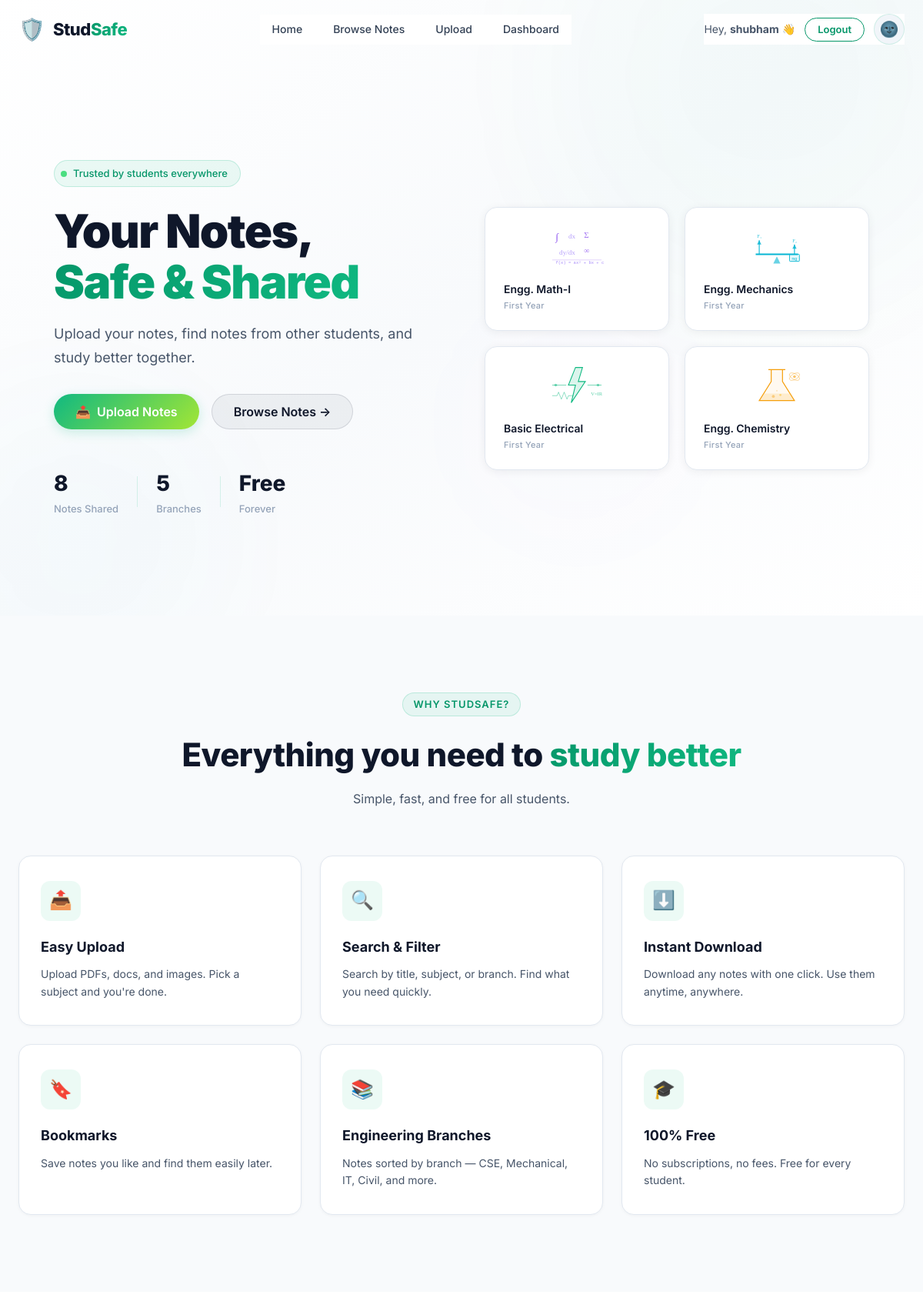
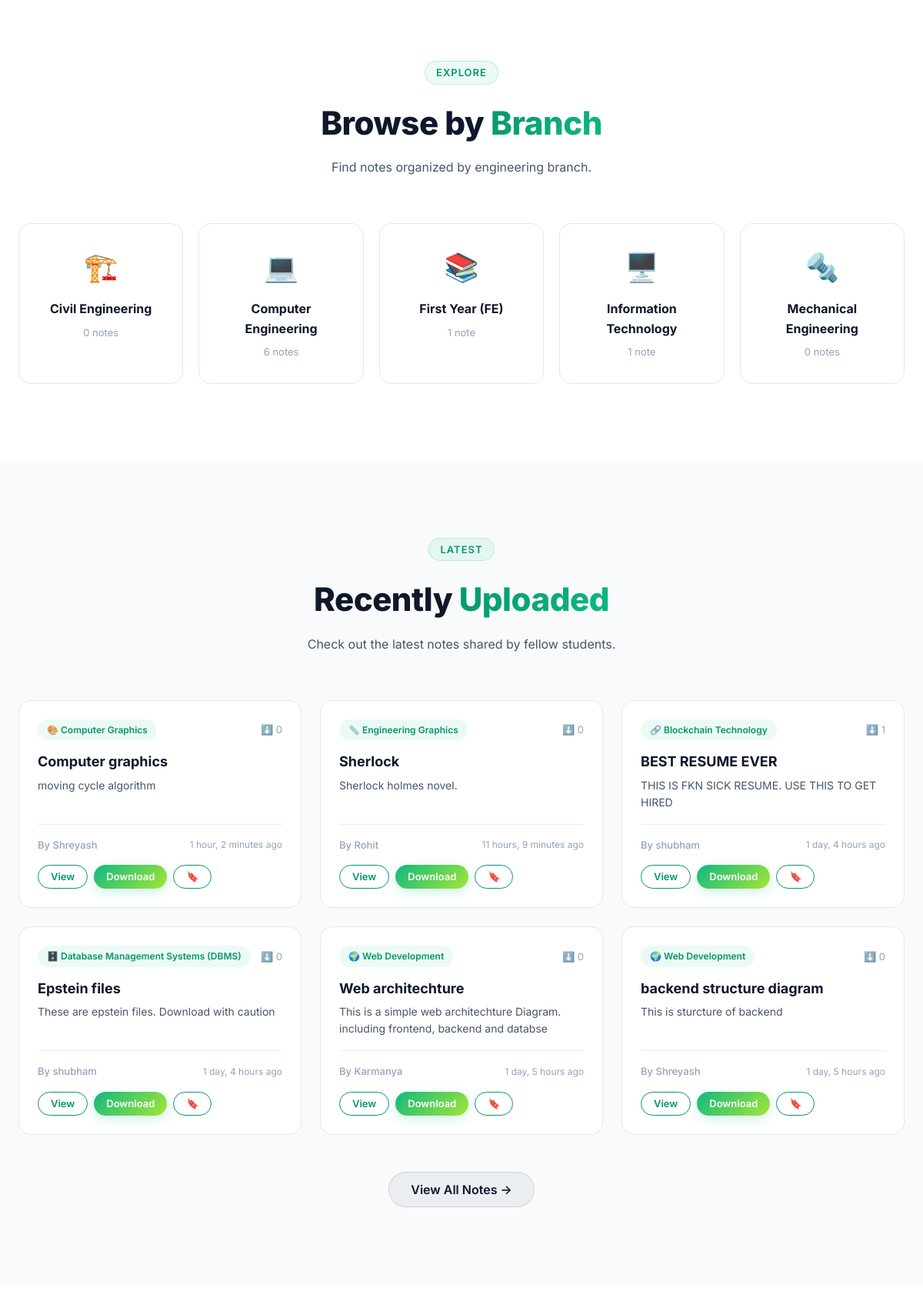
Screenshot of / (signed in, upper part) with the database file from the repository (2 pictures, top to bottom).
### studapp/models.py (models this page shows, shortened)
class Branch(models.Model):
    name = models.CharField(max_length=150, unique=True)
    icon = models.CharField(max_length=50, default='🎓')
    created_at = models.DateTimeField(auto_now_add=True)
    class Meta:
        ordering = ['name']
        verbose_name_plural = 'Branches'

class Note(models.Model):
    title = models.CharField(max_length=200)
    description = models.TextField(blank=True, default='')
    subject = models.ForeignKey(Subject, on_delete=models.CASCADE, related_name='notes')
    uploaded_by = models.ForeignKey(User, on_delete=models.CASCADE, related_name='notes')
    file = models.FileField(upload_to='notes/%Y/%m/%d/')
    created_at = models.DateTimeField(auto_now_add=True)
    updated_at = models.DateTimeField(auto_now=True)
    downloads = models.PositiveIntegerField(default=0)
    class Meta:
        ordering = ['-created_at']

class Subject(models.Model):
    name = models.CharField(max_length=100)
    branch = models.ForeignKey(Branch, on_delete=models.CASCADE, related_name='subjects', null=True, blank=True)
    icon = models.CharField(max_length=50, default='📘')
    description = models.TextField(blank=True, default='')
    created_at = models.DateTimeField(auto_now_add=True)
    class Meta:
        ordering = ['branch__name', 'name']

### studapp/views.py (the view)
# urls.py: path('', views.home, name='home'),
def home(request):
    recent_notes = Note.objects.select_related('subject', 'subject__branch', 'uploaded_by')[:6]
    branches = Branch.objects.annotate(note_count=Count('subjects__notes'))
    featured_subjects = {}
    subject_map = {
        'math': 'Engineering Mathematics-I',
        'mechanics': 'Engineering Mechanics',
        'electrical': 'Basic Electrical Engineering',
        'chemistry': 'Engineering Chemistry',
    }
    for key, name in subject_map.items():
        subj = Subject.objects.filter(name=name).first()
        if subj:
            featured_subjects[key] = subj.id
    return render(request, 'home.html', {
        'recent_notes': recent_notes,
        'branches': branches,
        'total_notes': Note.objects.count(),
        'total_branches': Branch.objects.count(),
        'featured_subjects': featured_subjects,
    })

### studapp/context_processors.py (called while the page is built)
def branches_context(request):
    return {'branches': Branch.objects.all()}

### studapp/templates/home.html (shortened to what this page needs)
{% extends 'base.html' %}
{% load static %}
{% block content %}
<section class="hero" id="hero-section">
    <div class="hero-bg-shapes">
        <div class="shape shape-1"></div>
        <div class="shape shape-2"></div>
    </div>
    <div class="hero-container">
        <div class="hero-content">
            <div class="hero-badge" id="hero-badge">
                <span class="badge-dot"></span>
                <span>Trusted by students everywhere</span>
            </div>
            <h1 class="hero-title" id="hero-title">
                Your Notes,<br>
                <span class="gradient-text">Safe & Shared</span>
            </h1>
            <p class="hero-subtitle" id="hero-subtitle">
                Upload your notes, find notes from other students, and study better together.
            </p>
            <div class="hero-actions" id="hero-actions">
                {% if user.is_authenticated %}
                <a href="{% url 'upload' %}" class="btn btn-primary btn-lg" id="hero-upload-btn">
                    <span>📤</span> Upload Notes
                </a>
                <a href="{% url 'browse' %}" class="btn btn-glass btn-lg" id="hero-browse-btn">
                    Browse Notes →
                </a>
                {% endif %}
            </div>
            <div class="hero-stats" id="hero-stats">
                <div class="stat">
                    <span class="stat-number">{{ total_notes }}</span>
                    <span class="stat-label">Notes Shared</span>
                </div>
                <div class="stat">
                    <span class="stat-number">{{ total_branches }}</span>
                    <span class="stat-label">Branches</span>
                </div>
                <div class="stat">
                    <span class="stat-number">Free</span>
                    <span class="stat-label">Forever</span>
                </div>
            </div>
        </div>
        <div class="hero-visual" id="hero-visual">
            <a href="{% url 'browse' %}?subject={{ featured_subjects.math }}" class="floating-card card-1"
                style="text-decoration:none;color:inherit;">
                <div class="fc-icon-wrap">
                    <svg class="eng-svg" viewBox="0 0 80 60" fill="none" xmlns="http://www.w3.org/2000/svg">
                        <text x="10" y="22" fill="#7c3aed" font-size="14" font-family="serif" opacity="0.9">∫</text>
                        <text x="28" y="20" fill="#a78bfa" font-size="10" font-family="serif" opacity="0.8">dx</text>
                        <text x="50" y="18" fill="#7c3aed" font-size="12" font-family="serif" opacity="0.7">Σ</text>
                        <text x="15" y="42" fill="#a78bfa" font-size="10" font-family="serif" opacity="0.8">dy/dx</text>
                        <text x="50" y="40" fill="#7c3aed" font-size="11" font-family="serif" opacity="0.7">∞</text>
                        <text x="10" y="56" fill="#a78bfa" font-size="6" font-family="monospace">f(x) =
                            ax² + bx + c</text>
                    </svg>
                </div>
                <div class="fc-text">Engg. Math-I</div>
                <div class="fc-sub">First Year</div>
            </a>
            <a href="{% url 'browse' %}?subject={{ featured_subjects.mechanics }}" class="floating-card card-2"
                style="text-decoration:none;color:inherit;">
                <div class="fc-icon-wrap">
                    <svg class="eng-svg" viewBox="0 0 80 60" fill="none" xmlns="http://www.w3.org/2000/svg">
                        <text x="12" y="18" fill="#06b6d4" font-size="7" font-family="serif" opacity="0.8">F₁</text>
                        <text x="62" y="25" fill="#06b6d4" font-size="7" font-family="serif" opacity="0.8">F₂</text>
                        <text x="65" y="50" text-anchor="middle" fill="#06b6d4" font-size="6"
                            font-family="monospace">mg</text>
                    </svg>
                </div>
                <div class="fc-text">Engg. Mechanics</div>
                <div class="fc-sub">First Year</div>
            </a>
            <a href="{% url 'browse' %}?subject={{ featured_subjects.electrical }}" class="floating-card card-3"
                style="text-decoration:none;color:inherit;">
                <div class="fc-icon-wrap">
                    <svg class="eng-svg" viewBox="0 0 80 60" fill="none" xmlns="http://www.w3.org/2000/svg">
                        <text x="60" y="45" fill="#10b981" font-size="7" font-family="serif" opacity="0.7">V=IR</text>
                    </svg>
                </div>
                <div class="fc-text">Basic Electrical</div>
                <div class="fc-sub">First Year</div>
            </a>
            <a href="{% url 'browse' %}?subject={{ featured_subjects.chemistry }}" class="floating-card card-4"
                style="text-decoration:none;color:inherit;">
                <div class="fc-icon-wrap">
                </div>
                <div class="fc-text">Engg. Chemistry</div>
                <div class="fc-sub">First Year</div>
            </a>
        </div>
    </div>
</section>
<section class="features-section" id="features-section">
    <div class="section-container">
        <div class="section-header">
            <span class="section-tag">Why StudSafe?</span>
            <h2 class="section-title">Everything you need to <span class="gradient-text">study better</span></h2>
            <p class="section-desc">Simple, fast, and free for all students.</p>
        </div>
        <div class="features-grid" id="features-grid">
            <div class="feature-card" id="feature-upload">
                <div class="feature-icon-wrap">
                    <span class="feature-icon">📤</span>
                </div>
                <h3>Easy Upload</h3>
                <p>Upload PDFs, docs, and images. Pick a subject and you're done.</p>
            </div>
            <div class="feature-card" id="feature-browse">
                <div class="feature-icon-wrap">
                    <span class="feature-icon">🔍</span>
                </div>
                <h3>Search & Filter</h3>
                <p>Search by title, subject, or branch. Find what you need quickly.</p>
            </div>
            <div class="feature-card" id="feature-download">
                <div class="feature-icon-wrap">
                    <span class="feature-icon">⬇️</span>
                </div>
                <h3>Instant Download</h3>
                <p>Download any notes with one click. Use them anytime, anywhere.</p>
            </div>
            <div class="feature-card" id="feature-bookmark">
                <div class="feature-icon-wrap">
                    <span class="feature-icon">🔖</span>
                </div>
                <h3>Bookmarks</h3>
                <p>Save notes you like and find them easily later.</p>
            </div>
            <div class="feature-card" id="feature-subjects">
                <div class="feature-icon-wrap">
                    <span class="feature-icon">📚</span>
                </div>
                <h3>Engineering Branches</h3>
                <p>Notes sorted by branch — CSE, Mechanical, IT, Civil, and more.</p>
            </div>
            <div class="feature-card" id="feature-free">
                <div class="feature-icon-wrap">
                    <span class="feature-icon">🎓</span>
                </div>
                <h3>100% Free</h3>
                <p>No subscriptions, no fees. Free for every student.</p>
            </div>
        </div>
    </div>
</section>
{% if branches %}
<section class="subjects-section" id="branches-section">
    <div class="section-container">
        <div class="section-header">
            <span class="section-tag">Explore</span>
            <h2 class="section-title">Browse by <span class="gradient-text">Branch</span></h2>
            <p class="section-desc">Find notes organized by engineering branch.</p>
        </div>
        <div class="subjects-grid" id="branches-grid">
            {% for branch in branches %}
            <a href="{% url 'browse' %}?branch={{ branch.id }}" class="subject-card" id="branch-{{ branch.id }}">
                <span class="subject-icon">{{ branch.icon }}</span>
                <h3 class="subject-name">{{ branch.name }}</h3>
                <span class="subject-count">{{ branch.note_count }} note{{ branch.note_count|pluralize }}</span>
            </a>
            {% endfor %}
        </div>
    </div>
</section>
{% endif %}
{% if recent_notes %}
<section class="recent-section" id="recent-section">
    <div class="section-container">
        <div class="section-header">
            <span class="section-tag">Latest</span>
            <h2 class="section-title">Recently <span class="gradient-text">Uploaded</span></h2>
            <p class="section-desc">Check out the latest notes shared by fellow students.</p>
        </div>
        <div class="notes-grid" id="recent-notes-grid">
            {% for note in recent_notes %}
            <div class="note-card" id="note-card-{{ note.id }}">
                <div class="note-card-header">
                    <span class="note-subject-badge">{{ note.subject.icon }} {{ note.subject.name }}</span>
                    <span class="note-downloads">⬇️ {{ note.downloads }}</span>
                </div>
                <h3 class="note-title">{{ note.title }}</h3>
                <p class="note-desc">{{ note.description|truncatewords:15 }}</p>
                <div class="note-card-footer">
                    <span class="note-author">By {{ note.uploaded_by.first_name }}</span>
                    <span class="note-date">{{ note.created_at|timesince }} ago</span>
                </div>
                <div class="note-card-actions">
                    <a href="javascript:void(0)"
                        onclick="openPreview('{% url 'preview' note.id %}', '{{ note.title|escapejs }}')"
                        class="btn btn-outline btn-sm">View</a>
                    <a href="{% url 'download' note.id %}" class="btn btn-primary btn-sm">Download</a>
                    {% if user.is_authenticated %}
                    <a href="{% url 'toggle_bookmark' note.id %}" class="btn btn-outline btn-sm">🔖</a>
                    {% endif %}
                </div>
            </div>
            {% endfor %}
        </div>
        <div class="section-cta">
            <a href="{% url 'browse' %}" class="btn btn-glass btn-lg">View All Notes →</a>
        </div>
    </div>
</section>
{% endif %}
<section class="cta-section" id="cta-section">
</section>
{% endblock %}

### studapp/templates/base.html (shortened to what this page needs)
{% load static %}
<!DOCTYPE html>
<html lang="en" data-theme="light">
<head>
    <link rel="stylesheet" href="{% static 'style.css' %}?v=3">
</head>
<body>
    <nav class="navbar" id="main-navbar">
        <div class="nav-container">
            <a href="{% url 'home' %}" class="nav-logo" id="nav-logo">
                <span class="logo-icon">🛡️</span>
                <span class="logo-text">Stud<span class="logo-accent">Safe</span></span>
            </a>
            <div class="nav-links" id="nav-links">
                <a href="{% url 'home' %}" class="nav-link" id="nav-home">Home</a>
                <a href="{% url 'browse' %}" class="nav-link" id="nav-browse">Browse Notes</a>
                {% if user.is_authenticated %}
                <a href="{% url 'upload' %}" class="nav-link" id="nav-upload">Upload</a>
                <a href="{% url 'dashboard' %}" class="nav-link" id="nav-dashboard">Dashboard</a>
                {% endif %}
            </div>
            <div class="nav-actions" id="nav-actions">
                {% if user.is_authenticated %}
                <span class="nav-greeting">Hey, <strong>{{ user.first_name }}</strong> 👋</span>
                <a href="{% url 'logout' %}" class="btn btn-outline btn-sm" id="nav-logout">Logout</a>
                {% else %}
                <a href="{% url 'login' %}" class="btn btn-outline btn-sm" id="nav-login">Login</a>
                <a href="{% url 'signup' %}" class="btn btn-primary btn-sm" id="nav-signup">Sign Up</a>
                {% endif %}
                <button class="theme-toggle" id="theme-toggle" title="Switch theme">
                    <span class="theme-toggle-icon">🌚</span>
                </button>
            </div>
        </div>
    </nav>
    <main class="main-content" id="main-content">
        {% block content %}{% endblock %}
    </main>
</body>
</html>

### rows the page displays
Branch: icon "🏗️", name "Civil Engineering", note_count "0"
Branch: icon "💻", name "Computer Engineering", note_count "6"
Branch: icon "📚", name "First Year (FE)", note_count "1"
Branch: icon "🖥️", name "Information Technology", note_count "1"
Branch: icon "🔩", name "Mechanical Engineering", note_count "0"
Note: subject.icon "🎨", subject.name "Computer Graphics", downloads "0", title "Computer graphics", description "moving cycle algorithm", uploaded_by.first_name "Shreyash", created_at "1 hour, 2 minutes"
Note: subject.icon "📏", subject.name "Engineering Graphics", downloads "0", title "Sherlock", description "Sherlock holmes novel.", uploaded_by.first_name "Rohit", created_at "11 hours, 9 minutes"
Note: subject.icon "🔗", subject.name "Blockchain Technology", downloads "1", title "BEST RESUME EVER", description "THIS IS FKN SICK RESUME. USE THIS TO GET HIRED", uploaded_by.first_name "shubham", created_at "1 day, 4 hours"
Note: subject.icon "🗄️", subject.name "Database Management Systems (DBMS)", downloads "0", title "Epstein files", description "These are epstein files. Download with caution", uploaded_by.first_name "shubham", created_at "1 day, 4 hours"
Note: subject.icon "🌍", subject.name "Web Development", downloads "0", title "Web architechture", description "This is a simple web architechture Diagram. including frontend, backend and databse", uploaded_by.first_name "Karmanya", created_at "1 day, 5 hours"
Note: subject.icon "🌍", subject.name "Web Development", downloads "0", title "backend structure diagram", description "This is sturcture of backend", uploaded_by.first_name "Shreyash", created_at "1 day, 5 hours"

### other values shown
{{ user.first_name }} "shubham"
{{ total_notes }} "8"
{{ total_branches }} "5"
